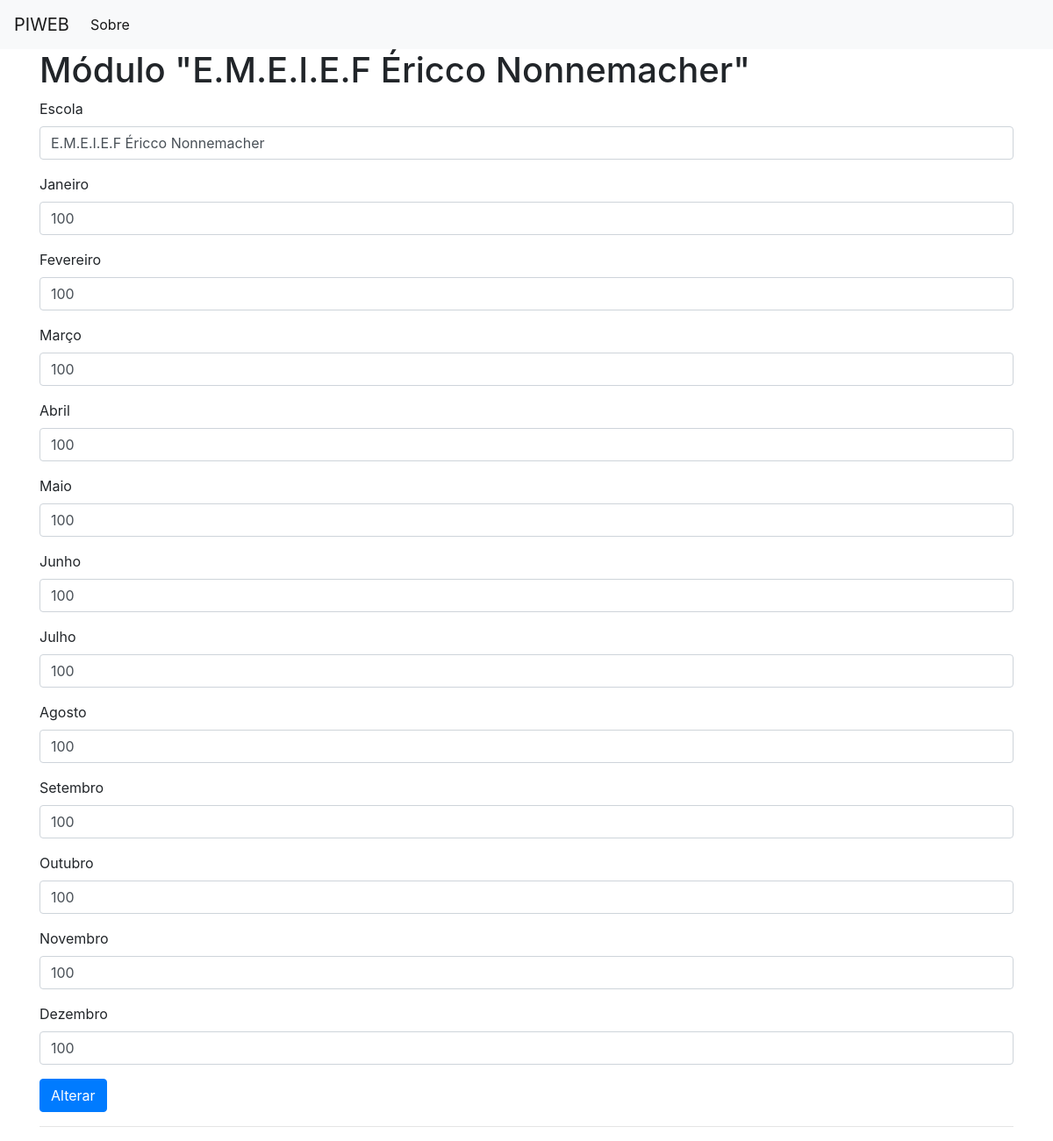
The page /edit_consumo on the database as committed earlier.
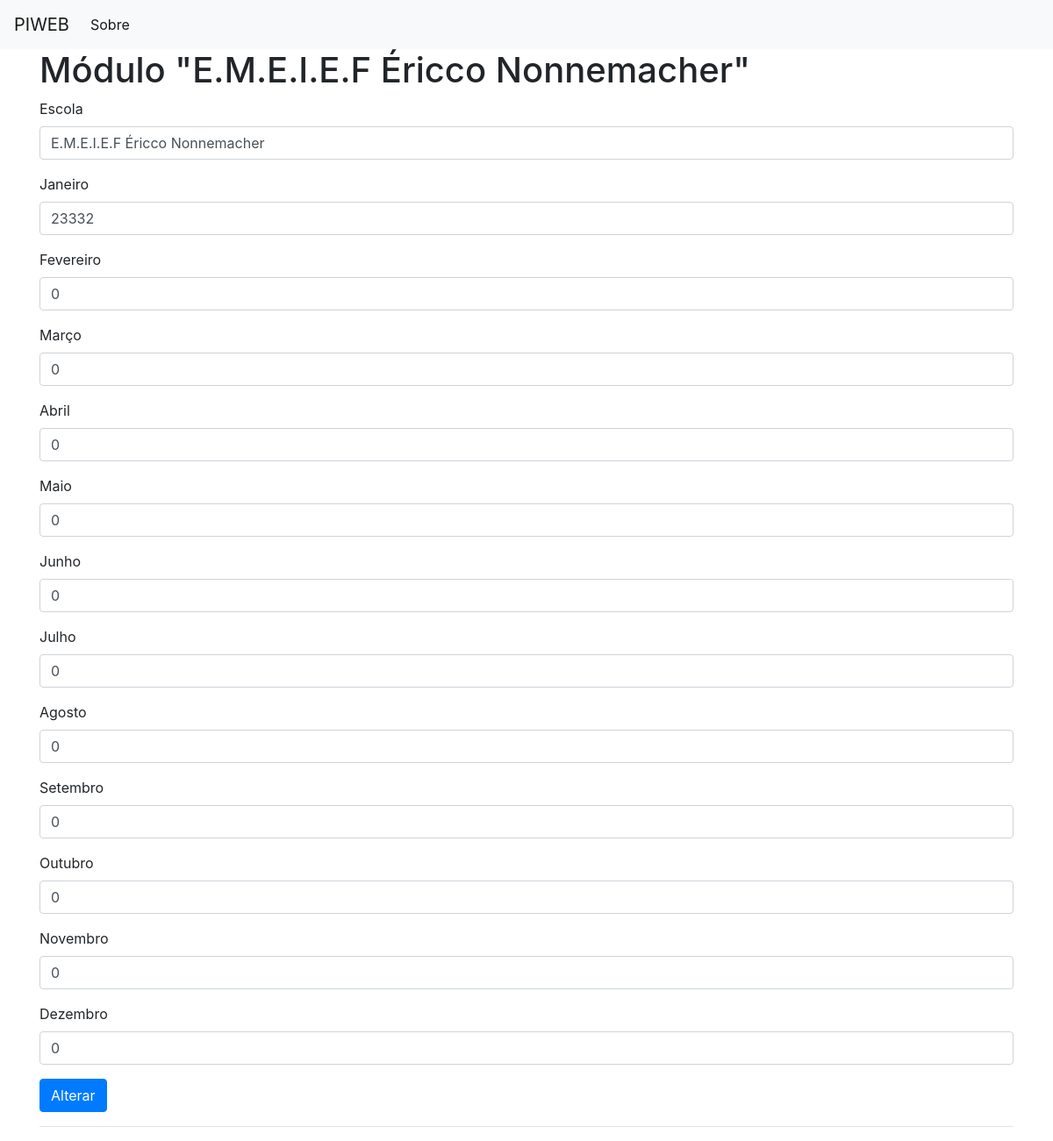
The same page on the database as committed later.
### tables this page shows
CREATE TABLE consumo_anual (
    id_consumo_anual INTEGER PRIMARY KEY AUTOINCREMENT,
    escola TEXT NOT NULL,
    janeiro TEXT NOT NULL,
    fevereiro TEXT NOT NULL,
    marco TEXT NOT NULL,
    abril TEXT NOT NULL,
    maio TEXT NOT NULL,
    junho TEXT NOT NULL,
    julho TEXT NOT NULL,
    agosto TEXT NOT NULL,
    setembro TEXT NOT NULL,
    outubro TEXT NOT NULL,
    novembro TEXT NOT NULL,
    dezembro TEXT NOT NULL
);

### app.py (the view, shortened to what this page needs)
@app.route('/edit_consumo', methods=('GET', 'POST'))
def edit_consumo():
    id = 1
    post_consumo = get_post_consumo(id)
    print('Rota de edição do consumo')
    return render_template('edit_consumo.html', post_consumo=post_consumo)

### app.py (called while the page is built)
def get_db_connection():
    conn = sqlite3.connect('database.db')
    conn.row_factory = sqlite3.Row
    return conn

def get_post_consumo(post_id_consumo):
    conn = get_db_connection()
    post_consumo = conn.execute('SELECT * FROM consumo_anual WHERE id_consumo_anual = ?',
                        (post_id_consumo,)).fetchone()
    conn.close()
    if post_consumo is None:
        abort(404)
    return post_consumo

### templates/edit_consumo.html (shortened to what this page needs)
{% extends 'base.html' %}
{% block content %}
<h1>{% block title %} Módulo "{{ post_consumo['escola'] }}" {% endblock %}</h1>
<form method="post">
    <div class="form-group">
        <label for="title">Escola</label>
        <input type="text" name="escola" placeholder="escola"
               class="form-control"
               value="{{ request.form['escola'] or post_consumo['escola'] }}">
    </div>
    <div class="form-group">
        <label for="title">Janeiro</label>
        <input type="text" name="janeiro" placeholder="Janeiro"
               class="form-control"
               value="{{ request.form['janeiro'] or post_consumo['janeiro'] }}">
    </div>
    <div class="form-group">
        <label for="title">Fevereiro</label>
        <input type="text" name="fevereiro" placeholder="Fevereiro"
               class="form-control"
               value="{{ request.form['fevereiro'] or post_consumo['fevereiro'] }}">
    </div>
    <div class="form-group">
        <label for="title">Março</label>
        <input type="text" name="marco" placeholder="Março"
               class="form-control"
               value="{{ request.form['marco'] or post_consumo['marco'] }}">
    </div>
    <div class="form-group">
        <label for="title">Abril</label>
        <input type="text" name="abril" placeholder="Abril"
               class="form-control"
               value="{{ request.form['abril'] or post_consumo['abril'] }}">
    </div>
    <div class="form-group">
        <label for="title">Maio</label>
        <input type="text" name="maio" placeholder="Maio"
               class="form-control"
               value="{{ request.form['maio'] or post_consumo['maio'] }}">
    </div>
    <div class="form-group">
        <label for="title">Junho</label>
        <input type="text" name="junho" placeholder="Junho"
               class="form-control"
               value="{{ request.form['junho'] or post_consumo['junho'] }}">
    </div>
    <div class="form-group">
        <label for="title">Julho</label>
        <input type="text" name="julho" placeholder="Julho"
               class="form-control"
               value="{{ request.form['julho'] or post_consumo['julho'] }}">
    </div>
    <div class="form-group">
        <label for="title">Agosto</label>
        <input type="text" name="agosto" placeholder="Agosto"
               class="form-control"
               value="{{ request.form['agosto'] or post_consumo['agosto'] }}">
    </div>
    <div class="form-group">
        <label for="title">Setembro</label>
        <input type="text" name="setembro" placeholder="Setembro"
               class="form-control"
               value="{{ request.form['setembro'] or post_consumo['setembro'] }}">
    </div>
    <div class="form-group">
        <label for="title">Outubro</label>
        <input type="text" name="outubro" placeholder="Outubro"
               class="form-control"
               value="{{ request.form['outubro'] or post_consumo['outubro'] }}">
    </div>
    <div class="form-group">
        <label for="title">Novembro</label>
        <input type="text" name="novembro" placeholder="Novembro"
               class="form-control"
               value="{{ request.form['novembro'] or post_consumo['novembro'] }}">
    </div>
    <div class="form-group">
        <label for="title">Dezembro</label>
        <input type="text" name="dezembro" placeholder="Dezembro"
               class="form-control"
               value="{{ request.form['dezembro'] or post_consumo['dezembro'] }}">
    </div>
    <div class="form-group">
        <button type="submit" class="btn btn-primary">Alterar</button>
    </div>
</form>
<hr>
{% endblock %}

### templates/base.html (shortened to what this page needs)
<!doctype html>
<html lang="en">
  <head>
    <link rel="stylesheet" href="https://stackpath.bootstrapcdn.com/bootstrap/4.3.1/css/bootstrap.min.css">
  </head>
  <body>
    <nav class="navbar navbar-expand-md navbar-light bg-light">
        <a class="navbar-brand" href="{{ url_for('index')}}">PIWEB</a>
        <div class="collapse navbar-collapse" id="navbarNav">
            <ul class="navbar-nav">
            <li class="nav-item active">
                <a class="nav-link" href="{{ url_for('sobre')}}">Sobre</a>
            </li>
            </ul>
        </div>
    </nav>
    <div class="container">
        {% block content %} {% endblock %}
    </div>
  </body>
</html>

Rows that differ between the two databases and show on the page:
changed consumo_anual "E.M.E.I.E.F Éricco Nonnemacher": janeiro "100" → "23332"; fevereiro "100" → "0"; marco "100" → "0"; abril "100" → "0"; maio "100" → "0"; junho "100" → "0"; julho "100" → "0"; agosto "100" → "0"; setembro "100" → "0"; outubro "100" → "0"; novembro "100" → "0"; dezembro "100" → "0"
